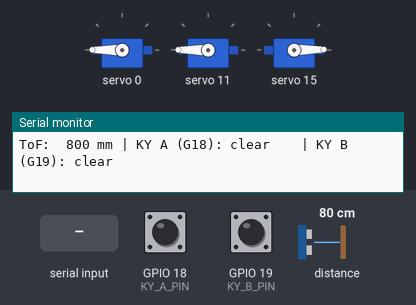
This sketch was run on a simulated ESP32. Shown: 3 × servo, the last lines printed to the serial monitor. Inputs (shaded band) come from the test bench; at power-on: GPIO 18 (KY_A_PIN) HIGH, GPIO 19 (KY_B_PIN) HIGH, distance to the obstacle 80 cm.

Above: at 2.0 s.
2.1 s: "T\n" received over Serial
At 3.7 s:
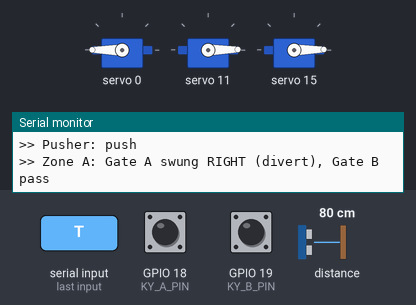
11.4 s: "A\n" received over Serial
At 12.6 s:
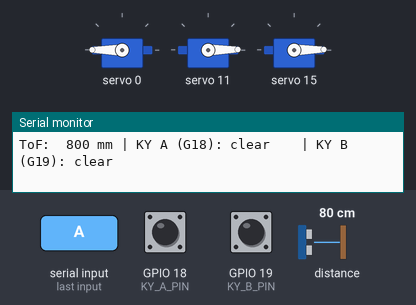
12.9 s: "P\n" received over Serial
At 13.3 s:
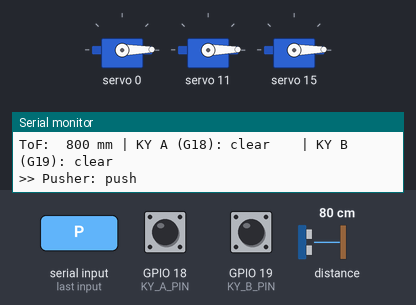
Timing chart, 0 to 15.9 s (numbered marks = the images above; inputs shaded):
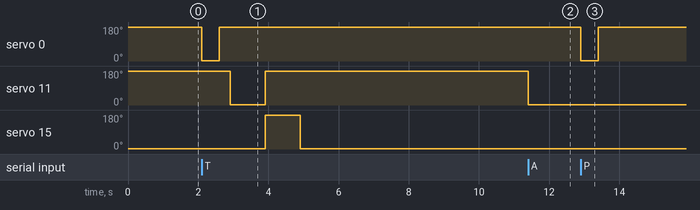

Measured:
- after the input at 2.1 s, servo 0: 180° → 1° at once, → 180° 0.50 s later; servo 11: 180° → 1° after 0.81 s, → 180° 1.0 s later; servo 15: 1° → 180° after 1.8 s, → 1° 1.0 s later
- after the input at 11.4 s, servo 11: 180° → 1° at once
- after the input at 12.9 s, servo 0: 180° → 1° at once, → 180° 0.50 s later

The sketch:

node2_hw_test.ino
```cpp
#include <Wire.h>
#include <Adafruit_PWMServoDriver.h>
#include <VL53L0X.h>

// ZoneSort hardware test: live ToF + both KY-032s, and manual control of all 3 servos
// Gate A = KY G18 + servo CH11   (pass = 90 deg left, A = swing right)
// Gate B = KY G19 + servo CH15   (pass = 90 deg right, B = swing left)
// Pusher = servo CH0

Adafruit_PWMServoDriver pca(0x40);
VL53L0X tof;

const int KY_A_PIN = 18;
const int KY_B_PIN = 19;

const int SERVO_LEFT_US  = 2450;   // 90 deg left   (swap with RIGHT if directions are reversed)
const int SERVO_RIGHT_US = 550;    // 90 deg right

const int GATE_A_CH = 11;
const int GATE_A_PASS_US   = SERVO_LEFT_US;
const int GATE_A_DIVERT_US = SERVO_RIGHT_US;

const int GATE_B_CH = 15;
const int GATE_B_PASS_US   = SERVO_RIGHT_US;
const int GATE_B_DIVERT_US = SERVO_LEFT_US;

const int PUSHER_CH = 0;
const int PUSHER_HOME_US = 2450;
const int PUSHER_PUSH_US = 550;

bool tofOk = false;
unsigned long lastPrint = 0;

void setGates(char zone) {
  pca.writeMicroseconds(GATE_A_CH, zone == 'A' ? GATE_A_DIVERT_US : GATE_A_PASS_US);
  pca.writeMicroseconds(GATE_B_CH, zone == 'B' ? GATE_B_DIVERT_US : GATE_B_PASS_US);
  if (zone == 'A')      Serial.println(">> Zone A: Gate A swung RIGHT (divert), Gate B pass");
  else if (zone == 'B') Serial.println(">> Zone B: Gate A pass, Gate B swung LEFT (divert)");
  else                  Serial.println(">> Manual: both gates in PASS");
}

void push() {
  Serial.println(">> Pusher: push");
  pca.writeMicroseconds(PUSHER_CH, PUSHER_PUSH_US); delay(500);
  pca.writeMicroseconds(PUSHER_CH, PUSHER_HOME_US); delay(300);
}

void printHelp() {
  Serial.println("Commands: A = zone A | B = zone B | M = manual (both pass) | P = push | T = test all servos");
}

void setup() {
  Serial.begin(115200);
  Serial.setTimeout(50);
  delay(500);
  Wire.begin(21, 22);
  pinMode(KY_A_PIN, INPUT_PULLUP);
  pinMode(KY_B_PIN, INPUT_PULLUP);

  Wire.beginTransmission(0x40);
  if (Wire.endTransmission() != 0) {
    Serial.println("PCA9685 not found - check SDA/SCL/VCC/GND");
    while (1) delay(1000);
  }
  pca.begin();
  pca.setOscillatorFrequency(27000000);
  pca.setPWMFreq(50);
  delay(10);
  pca.writeMicroseconds(PUSHER_CH, PUSHER_HOME_US); delay(300);
  setGates('M');

  tof.setTimeout(500);
  if (tof.init()) { tof.startContinuous(); tofOk = true; }
  else Serial.println("ToF not found - check its 4 wires");

  printHelp();
}

void loop() {
  if (Serial.available()) {
    String c = Serial.readStringUntil('\n');
    c.trim(); c.toUpperCase();
    if (c == "A" || c == "B" || c == "M") setGates(c[0]);
    else if (c == "P") push();
    else if (c == "T") {
      push();
      setGates('A'); delay(1000);
      setGates('B'); delay(1000);
      setGates('M');
    }
    else printHelp();
  }

  if (millis() - lastPrint >= 300) {
    lastPrint = millis();
    int d = -1;
    if (tofOk) {
      d = tof.readRangeContinuousMillimeters();
      if (tof.timeoutOccurred()) d = -1;
    }
    Serial.printf("ToF: %4d mm | KY A (G18): %-8s | KY B (G19): %s\n",
                  d,
                  digitalRead(KY_A_PIN) == LOW ? "PARCEL" : "clear",
                  digitalRead(KY_B_PIN) == LOW ? "PARCEL" : "clear");
  }
  delay(5);
}
```
